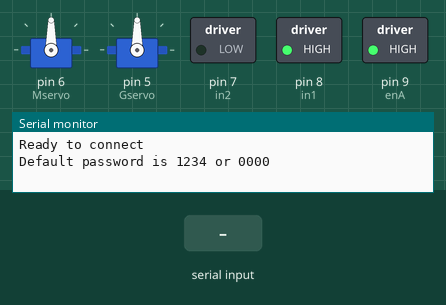
This sketch was run on a simulated Arduino Uno, built with avr-gcc and run on an emulated ATmega328P. Shown: 2 × servo, switched loads named in the sketch (green lamp = pin HIGH), the last lines printed to the serial monitor. Inputs (shaded band) come from the test bench.

Above: at 1.2 s.
1.3 s: "1" received over the second serial link
At 2.1 s:
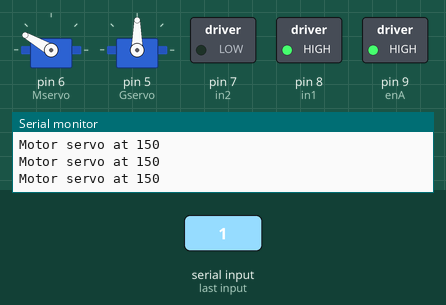
2.8 s: "2" received over the second serial link
At 3.2 s:
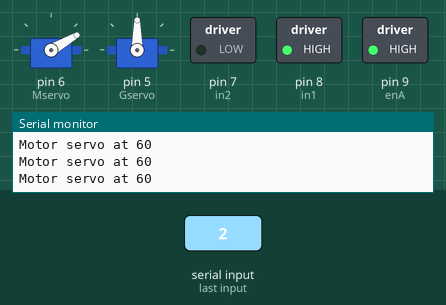
4.3 s: "3" received over the second serial link
At 5.5 s:
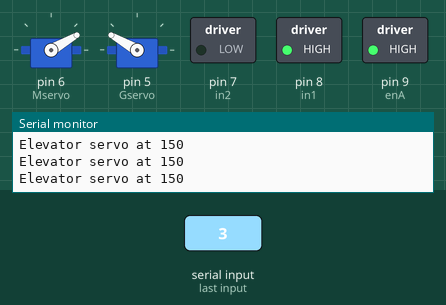
5.8 s: "7" received over the second serial link
At 6.5 s:
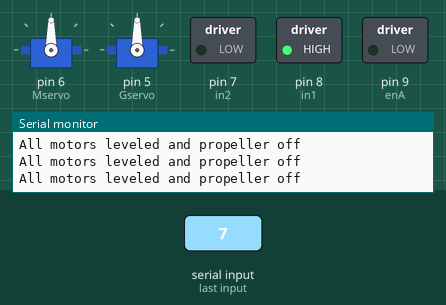
7.3 s: "8" received over the second serial link
At 8.4 s:
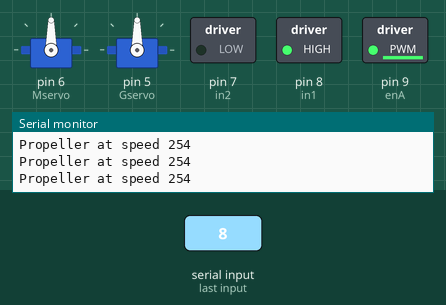
8.8 s: "2" received over the second serial link
At 9.3 s:
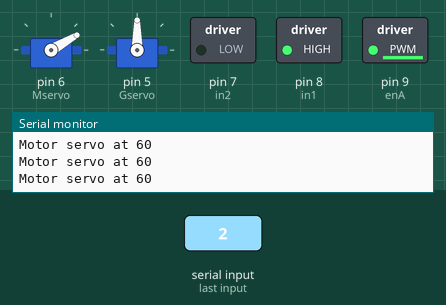
Timing chart, 0 to 11.3 s (numbered marks = the images above; inputs shaded):
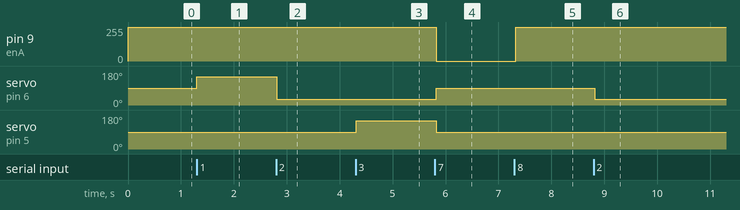

Measured:
- after the input at 1.3 s, servo on pin 6 (Mservo): 90° → 150° at once
- after the input at 2.8 s, servo on pin 6 (Mservo): 150° → 30° at once
- after the input at 4.3 s, servo on pin 5 (Gservo): 90° → 150° at once
- after the input at 5.8 s, pin 9 (enA): 255/255 → 0/255 at once; servo on pin 6 (Mservo): 30° → 90° at once; servo on pin 5 (Gservo): 150° → 90° at once
- after the input at 7.3 s, pin 9 (enA): 0/255 → 254/255 at once
- after the input at 8.8 s, servo on pin 6 (Mservo): 90° → 30° at once

The sketch:

Blimp_Code.ino
```cpp
#include <Servo.h>
#include <SoftwareSerial.h> //this one is for the bluetooth module

int enA = 9; //these three are for defining the motor pins
int in1 = 8;
int in2 = 7;

Servo Mservo; //Defines the servos
Servo Gservo;

SoftwareSerial Blue(10, 11); //Defines the pins for the bluetooth modules (pins 10 and 11)
int state = 0; //a variable for inputting commands


void setup() {

  pinMode(enA, OUTPUT);
  pinMode(in1, OUTPUT); //Defines the states of the motor
  pinMode(in2, OUTPUT);

  // Turn off motors - Initial state
  //digitalWrite(in1, LOW);
  //digitalWrite(in2, LOW);

  Mservo.attach(6); //States the pins for servo motors
  Gservo.attach(5);

  Serial.begin(9600);
  Blue.begin(9600);
  Serial.println("Ready to connect\nDefault password is 1234 or 0000");

  Mservo.write(90); //Moves the servos 90 degrees
  Gservo.write(90);

  analogWrite(enA, 255); //Turns the motor on at max speed
  digitalWrite(in1, HIGH);
  digitalWrite(in2, LOW);

}

void loop() {

if(Blue.available())
  state = Blue.read(); //everything after here makes it so when a number is inputed the servos move a certain amount

  if (state == '0') {
    Mservo.write(90);
    Gservo.write(90);
    Serial.println("Both servos at 90");

  } else if (state == '1') {
    Mservo.write(150);
    Serial.println("Motor servo at 150");

  } else if (state == '2') {
    Mservo.write(30);
    Serial.println("Motor servo at 60");

  } else if (state == '3') {
    Gservo.write(150);
    Serial.println("Elevator servo at 150");

  } else if (state == '4') {
    Gservo.write(90);
    Serial.println("Elevator servo at 90");

  } else if (state == '7') {
    Gservo.write(90);
    Mservo.write(90);
    analogWrite(enA,0);
    Serial.println("All motors leveled and propeller off");

  } else if (state == '8') {
    analogWrite(enA, 254);
    Serial.println("Propeller at speed 254");

  } else if (state == '9') {
    analogWrite(enA, 255);
    Serial.println("Propeller power on");

  }
}
```
